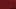
<?xml version="1.0" encoding="UTF-8"?>
<ui version="4.0">
 <class>FragmentTile</class>
 <widget class="QWidget" name="FragmentTile">
  <property name="geometry">
   <rect>
    <x>0</x>
    <y>0</y>
    <width>16</width>
    <height>9</height>
   </rect>
  </property>
  <property name="minimumSize">
   <size>
    <width>16</width>
    <height>9</height>
   </size>
  </property>
  <property name="maximumSize">
   <size>
    <width>16</width>
    <height>16</height>
   </size>
  </property>
  <property name="font">
   <font>
    <pointsize>1</pointsize>
   </font>
  </property>
  <property name="windowTitle">
   <string>Form</string>
  </property>
  <property name="styleSheet">
   <string notr="true">background:#661618;</string>
  </property>
  <widget class="QLabel" name="label">
   <property name="geometry">
    <rect>
     <x>0</x>
     <y>0</y>
     <width>16</width>
     <height>9</height>
    </rect>
   </property>
   <property name="minimumSize">
    <size>
     <width>16</width>
     <height>9</height>
    </size>
   </property>
   <property name="maximumSize">
    <size>
     <width>16</width>
     <height>9</height>
    </size>
   </property>
   <property name="text">
    <string/>
   </property>
  </widget>
  <widget class="QFrame" name="frame">
   <property name="geometry">
    <rect>
     <x>10</x>
     <y>0</y>
     <width>16</width>
     <height>9</height>
    </rect>
   </property>
   <property name="minimumSize">
    <size>
     <width>16</width>
     <height>9</height>
    </size>
   </property>
   <property name="maximumSize">
    <size>
     <width>16</width>
     <height>9</height>
    </size>
   </property>
   <property name="frameShape">
    <enum>QFrame::Panel</enum>
   </property>
   <property name="frameShadow">
    <enum>QFrame::Raised</enum>
   </property>
   <property name="lineWidth">
    <number>1</number>
   </property>
  </widget>
 </widget>
 <resources/>
 <connections/>
</ui>
